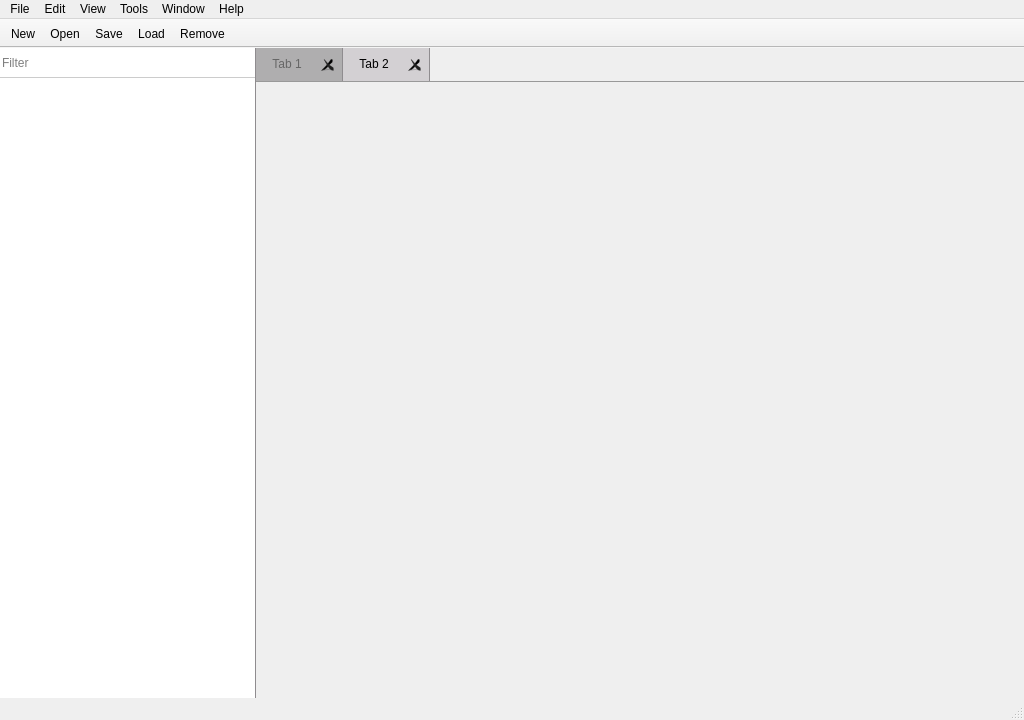
<?xml version="1.0" encoding="UTF-8"?>
<ui version="4.0">
 <class>main_window</class>
 <widget class="QMainWindow" name="main_window">
  <property name="geometry">
   <rect>
    <x>0</x>
    <y>0</y>
    <width>1024</width>
    <height>720</height>
   </rect>
  </property>
  <property name="windowTitle">
   <string>MainWindow</string>
  </property>
  <property name="documentMode">
   <bool>false</bool>
  </property>
  <property name="unifiedTitleAndToolBarOnMac">
   <bool>true</bool>
  </property>
  <widget class="QWidget" name="central_widget">
   <property name="sizePolicy">
    <sizepolicy hsizetype="Preferred" vsizetype="Preferred">
     <horstretch>0</horstretch>
     <verstretch>0</verstretch>
    </sizepolicy>
   </property>
   <property name="styleSheet">
    <string notr="true"/>
   </property>
   <layout class="QHBoxLayout" name="horizontalLayout">
    <property name="spacing">
     <number>0</number>
    </property>
    <property name="leftMargin">
     <number>0</number>
    </property>
    <property name="topMargin">
     <number>0</number>
    </property>
    <property name="rightMargin">
     <number>0</number>
    </property>
    <property name="bottomMargin">
     <number>0</number>
    </property>
    <item>
     <layout class="QVBoxLayout" name="data_list_layout" stretch="0,0">
      <property name="spacing">
       <number>0</number>
      </property>
      <property name="sizeConstraint">
       <enum>QLayout::SetDefaultConstraint</enum>
      </property>
      <property name="leftMargin">
       <number>0</number>
      </property>
      <property name="topMargin">
       <number>0</number>
      </property>
      <property name="rightMargin">
       <number>0</number>
      </property>
      <property name="bottomMargin">
       <number>0</number>
      </property>
      <item>
       <widget class="QLineEdit" name="filter_input">
        <property name="sizePolicy">
         <sizepolicy hsizetype="Preferred" vsizetype="Fixed">
          <horstretch>0</horstretch>
          <verstretch>0</verstretch>
         </sizepolicy>
        </property>
        <property name="minimumSize">
         <size>
          <width>0</width>
          <height>30</height>
         </size>
        </property>
        <property name="maximumSize">
         <size>
          <width>300</width>
          <height>16777215</height>
         </size>
        </property>
        <property name="focusPolicy">
         <enum>Qt::ClickFocus</enum>
        </property>
        <property name="styleSheet">
         <string notr="true">.QLineEdit {
	border: none;
	border-bottom: 1px solid #cccccc;
	border-right: 1px solid rgb(143, 140, 143);
}</string>
        </property>
        <property name="placeholderText">
         <string>Filter</string>
        </property>
        <property name="clearButtonEnabled">
         <bool>true</bool>
        </property>
       </widget>
      </item>
      <item>
       <widget class="QListView" name="data_view">
        <property name="sizePolicy">
         <sizepolicy hsizetype="Preferred" vsizetype="Expanding">
          <horstretch>0</horstretch>
          <verstretch>0</verstretch>
         </sizepolicy>
        </property>
        <property name="maximumSize">
         <size>
          <width>300</width>
          <height>16777215</height>
         </size>
        </property>
        <property name="baseSize">
         <size>
          <width>0</width>
          <height>0</height>
         </size>
        </property>
        <property name="focusPolicy">
         <enum>Qt::ClickFocus</enum>
        </property>
        <property name="styleSheet">
         <string notr="true">.QListView {
	border: none;
	border-right: 1px solid rgb(143, 140, 143);
}</string>
        </property>
        <property name="frameShape">
         <enum>QFrame::NoFrame</enum>
        </property>
        <property name="frameShadow">
         <enum>QFrame::Plain</enum>
        </property>
       </widget>
      </item>
     </layout>
    </item>
    <item>
     <layout class="QVBoxLayout" name="plot_area_layout">
      <item>
       <widget class="QTabWidget" name="plot_tab_area">
        <property name="sizePolicy">
         <sizepolicy hsizetype="Expanding" vsizetype="Expanding">
          <horstretch>1</horstretch>
          <verstretch>0</verstretch>
         </sizepolicy>
        </property>
        <property name="minimumSize">
         <size>
          <width>0</width>
          <height>0</height>
         </size>
        </property>
        <property name="styleSheet">
         <string notr="true">QTabWidget::pane { /* The tab widget frame */
	border-top: 1px solid #999999;
}
QTabWidget::tab-bar {
	left: 0px; /* move to the right by 5px */
}
/* Style the tab using the tab sub-control. Note that it reads QTabBar _not_ QTabWidget */
QTabBar::tab {
	background: rgb(128, 128, 128);
	border: none;
	border-right: 1px solid rgb(143, 140, 143);
	padding: 6px 16px 7px 16px;
}
QTabBar::tab:selected, QTabBar::tab:hover {
	background: #999999;
}
QTabBar::tab:selected {
	color: #000000;
	background-color: rgb(211, 208, 211);
}
QTabBar::tab:!selected {
	color: rgb(102, 102, 102);
	background-color: rgb(175, 174, 175);
}
QTabBar::tab:last {
	/* border-right: 1px solid rgb(143, 140, 143); */
}</string>
        </property>
        <property name="currentIndex">
         <number>1</number>
        </property>
        <property name="documentMode">
         <bool>false</bool>
        </property>
        <property name="tabsClosable">
         <bool>true</bool>
        </property>
        <widget class="QWidget" name="tab">
         <property name="sizePolicy">
          <sizepolicy hsizetype="Preferred" vsizetype="Preferred">
           <horstretch>0</horstretch>
           <verstretch>0</verstretch>
          </sizepolicy>
         </property>
         <attribute name="title">
          <string>Tab 1</string>
         </attribute>
         <layout class="QVBoxLayout" name="verticalLayout_2"/>
        </widget>
        <widget class="QWidget" name="tab_2">
         <attribute name="title">
          <string>Tab 2</string>
         </attribute>
        </widget>
       </widget>
      </item>
     </layout>
    </item>
   </layout>
  </widget>
  <widget class="QMenuBar" name="menu_bar">
   <property name="geometry">
    <rect>
     <x>0</x>
     <y>0</y>
     <width>1024</width>
     <height>22</height>
    </rect>
   </property>
   <widget class="QMenu" name="menu_file">
    <property name="title">
     <string>File</string>
    </property>
    <addaction name="action_new"/>
    <addaction name="action_open"/>
    <addaction name="action_save"/>
    <addaction name="separator"/>
    <addaction name="action_load"/>
    <addaction name="action_remove"/>
    <addaction name="separator"/>
    <addaction name="action_quit"/>
   </widget>
   <widget class="QMenu" name="menu_edit">
    <property name="title">
     <string>Edit</string>
    </property>
    <addaction name="action_undo"/>
    <addaction name="action_redo"/>
    <addaction name="separator"/>
    <addaction name="action_cut"/>
    <addaction name="action_copy"/>
    <addaction name="action_paste"/>
    <addaction name="action_select_all"/>
   </widget>
   <widget class="QMenu" name="menu_view">
    <property name="title">
     <string>View</string>
    </property>
   </widget>
   <widget class="QMenu" name="menu_tools">
    <property name="title">
     <string>Tools</string>
    </property>
   </widget>
   <widget class="QMenu" name="menu_window">
    <property name="title">
     <string>Window</string>
    </property>
   </widget>
   <widget class="QMenu" name="menu_help">
    <property name="title">
     <string>Help</string>
    </property>
   </widget>
   <addaction name="menu_file"/>
   <addaction name="menu_edit"/>
   <addaction name="menu_view"/>
   <addaction name="menu_tools"/>
   <addaction name="menu_window"/>
   <addaction name="menu_help"/>
  </widget>
  <widget class="QStatusBar" name="status_bar"/>
  <widget class="QToolBar" name="tool_bar">
   <property name="windowTitle">
    <string>toolBar</string>
   </property>
   <property name="movable">
    <bool>false</bool>
   </property>
   <property name="iconSize">
    <size>
     <width>28</width>
     <height>28</height>
    </size>
   </property>
   <property name="toolButtonStyle">
    <enum>Qt::ToolButtonFollowStyle</enum>
   </property>
   <property name="floatable">
    <bool>false</bool>
   </property>
   <attribute name="toolBarArea">
    <enum>TopToolBarArea</enum>
   </attribute>
   <attribute name="toolBarBreak">
    <bool>false</bool>
   </attribute>
   <addaction name="action_new"/>
   <addaction name="action_open"/>
   <addaction name="action_save"/>
   <addaction name="action_load"/>
   <addaction name="action_remove"/>
  </widget>
  <action name="action_new">
   <property name="icon">
    <iconset resource="cosmoscope-qt.qrc">
     <normaloff>:/tool_bar/images/New Document-80.png</normaloff>:/tool_bar/images/New Document-80.png</iconset>
   </property>
   <property name="text">
    <string>New</string>
   </property>
   <property name="toolTip">
    <string>Create a new workspace</string>
   </property>
   <property name="shortcut">
    <string>Ctrl+N</string>
   </property>
   <property name="iconVisibleInMenu">
    <bool>false</bool>
   </property>
  </action>
  <action name="action_open">
   <property name="icon">
    <iconset resource="cosmoscope-qt.qrc">
     <normaloff>:/tool_bar/images/Open Folder-80.png</normaloff>:/tool_bar/images/Open Folder-80.png</iconset>
   </property>
   <property name="text">
    <string>Open</string>
   </property>
   <property name="toolTip">
    <string>Open a workspace</string>
   </property>
   <property name="shortcut">
    <string>Ctrl+O</string>
   </property>
   <property name="iconVisibleInMenu">
    <bool>false</bool>
   </property>
  </action>
  <action name="action_save">
   <property name="icon">
    <iconset resource="cosmoscope-qt.qrc">
     <normaloff>:/tool_bar/images/Save-80.png</normaloff>:/tool_bar/images/Save-80.png</iconset>
   </property>
   <property name="text">
    <string>Save</string>
   </property>
   <property name="toolTip">
    <string>Save the current workspace</string>
   </property>
   <property name="shortcut">
    <string>Ctrl+S</string>
   </property>
   <property name="iconVisibleInMenu">
    <bool>false</bool>
   </property>
  </action>
  <action name="action_load">
   <property name="icon">
    <iconset resource="cosmoscope-qt.qrc">
     <normaloff>:/tool_bar/images/Add File-80.png</normaloff>:/tool_bar/images/Add File-80.png</iconset>
   </property>
   <property name="text">
    <string>Load</string>
   </property>
   <property name="toolTip">
    <string>Load a dataset into the workspace</string>
   </property>
   <property name="iconVisibleInMenu">
    <bool>false</bool>
   </property>
  </action>
  <action name="action_remove">
   <property name="icon">
    <iconset resource="cosmoscope-qt.qrc">
     <normaloff>:/tool_bar/images/Delete File-80.png</normaloff>:/tool_bar/images/Delete File-80.png</iconset>
   </property>
   <property name="text">
    <string>Remove</string>
   </property>
   <property name="toolTip">
    <string>Remove a dataset from workspace</string>
   </property>
   <property name="iconVisibleInMenu">
    <bool>false</bool>
   </property>
  </action>
  <action name="action_quit">
   <property name="text">
    <string>Quit</string>
   </property>
   <property name="toolTip">
    <string>Quit Cosmoscope</string>
   </property>
   <property name="shortcut">
    <string>Ctrl+Q</string>
   </property>
  </action>
  <action name="action_undo">
   <property name="text">
    <string>Undo</string>
   </property>
   <property name="toolTip">
    <string>Undo previous action</string>
   </property>
   <property name="shortcut">
    <string>Ctrl+Z</string>
   </property>
  </action>
  <action name="action_redo">
   <property name="text">
    <string>Redo</string>
   </property>
   <property name="toolTip">
    <string>Redo action</string>
   </property>
   <property name="shortcut">
    <string>Ctrl+Shift+Z</string>
   </property>
  </action>
  <action name="action_cut">
   <property name="text">
    <string>Cut</string>
   </property>
   <property name="toolTip">
    <string>Cut the selection</string>
   </property>
   <property name="shortcut">
    <string>Ctrl+X</string>
   </property>
  </action>
  <action name="action_copy">
   <property name="text">
    <string>Copy</string>
   </property>
   <property name="toolTip">
    <string>Copy the selection</string>
   </property>
   <property name="shortcut">
    <string>Ctrl+C</string>
   </property>
  </action>
  <action name="action_paste">
   <property name="text">
    <string>Paste</string>
   </property>
   <property name="toolTip">
    <string>Paste the selection</string>
   </property>
   <property name="shortcut">
    <string>Ctrl+V</string>
   </property>
  </action>
  <action name="action_select_all">
   <property name="text">
    <string>Select All</string>
   </property>
   <property name="toolTip">
    <string>Select all datasets</string>
   </property>
   <property name="shortcut">
    <string>Ctrl+A</string>
   </property>
  </action>
 </widget>
 <resources>
  <include location="cosmoscope-qt.qrc"/>
 </resources>
 <connections/>
</ui>
